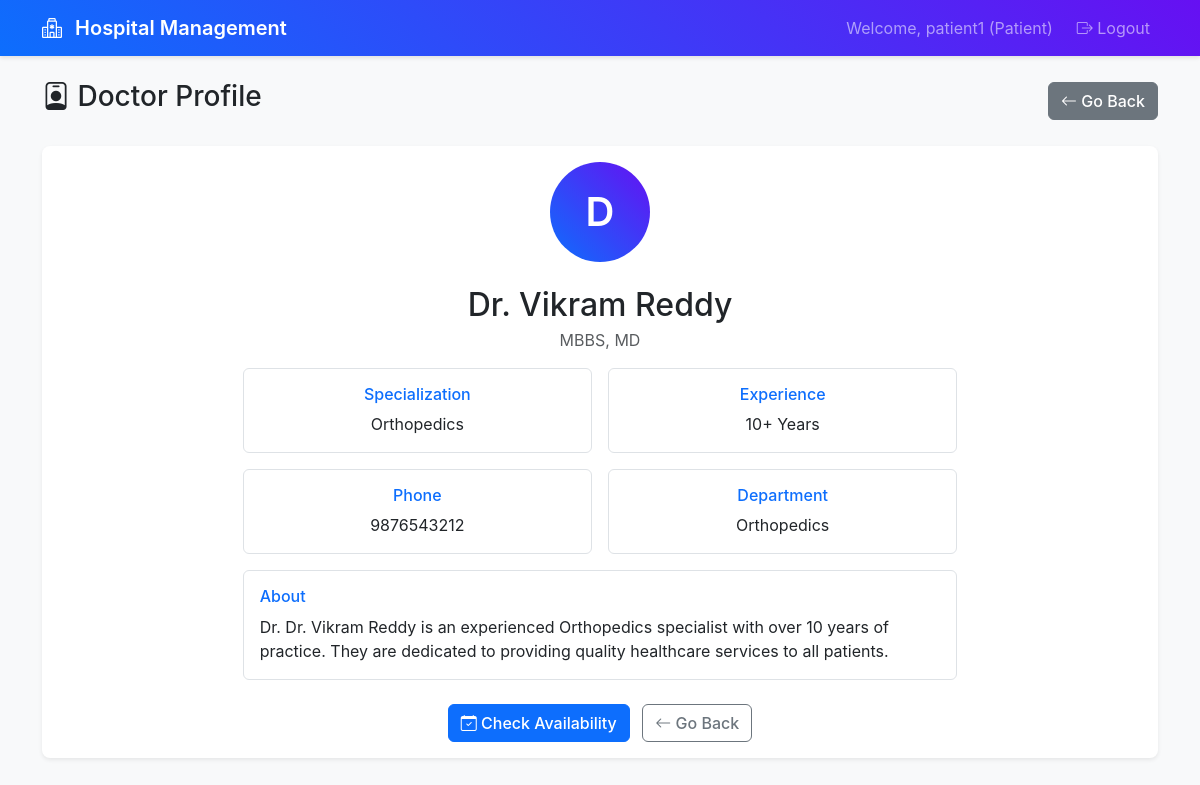
The app's page /patient/doctor/363/profile (signed in) with its own data.
### app.py (models this page shows)
class Doctor(db.Model):
    __tablename__ = 'doctors'
    id: Mapped[int] = mapped_column(primary_key=True)
    user_id: Mapped[int] = mapped_column(db.ForeignKey('users.id'), nullable=False)
    name: Mapped[str] = mapped_column(nullable=False)
    specialization: Mapped[str] = mapped_column(nullable=True)
    phone: Mapped[str] = mapped_column(nullable=True)
    availability_days: Mapped[str] = mapped_column(nullable=True)
    availability_hours: Mapped[str] = mapped_column(nullable=True)
    availability_slots: Mapped[str] = mapped_column(nullable=True)
    created_at: Mapped[datetime] = mapped_column(default=datetime.utcnow)
    user = db.relationship('User', back_populates='doctor')
    appointments = db.relationship('Appointment', back_populates='doctor')

### routes.py (the view)
@app.route('/patient/doctor/<int:doctor_id>/profile')
@login_required
@role_required(['patient'])
def doctor_profile_patient_view(doctor_id):
    patient = Patient.query.join(User).filter(User.id == session['user_id']).first()
    if not patient:
        flash('Patient profile not found', 'error')
        return redirect(url_for('logout'))
    doctor = Doctor.query.filter(Doctor.id == doctor_id).first()
    if not doctor:
        flash('Doctor not found', 'error')
        return redirect(url_for('patient_departments'))
    return render_template('doctor_profile_patient.html',
                         patient=patient,
                         doctor=doctor)

### routes.py (called while the page is built)
def login_required(f):
    @wraps(f)
    def decorated_function(*args, **kwargs):
        if 'user_id' not in session:
            return redirect(url_for('login'))
        return f(*args, **kwargs)
    return decorated_function

def role_required(roles):
    def decorator(f):
        @wraps(f)
        def decorated_function(*args, **kwargs):
            if 'user_role' not in session or session['user_role'] not in roles:
                flash('Access denied. Insufficient permissions.', 'error')
                return redirect(url_for('login'))
            return f(*args, **kwargs)
        return decorated_function
    return decorator

### templates/doctor_profile_patient.html (shortened to what this page needs)
{% extends "base.html" %}
{% block content %}
<div class="row">
    <div class="col-12">
        <div class="d-flex justify-content-between align-items-center mb-4">
            <h1 class="h3">
                <i class="bi bi-person-badge"></i> Doctor Profile
            </h1>
            <a href="javascript:history.back()" class="btn btn-secondary">
                <i class="bi bi-arrow-left"></i> Go Back
            </a>
        </div>
    </div>
</div>
<div class="row">
    <div class="col-12">
        <div class="card">
            <div class="card-body text-center">
                <div class="avatar bg-primary text-white rounded-circle d-flex align-items-center justify-content-center mx-auto mb-4" style="width: 100px; height: 100px; font-size: 2.5rem;">
                    {{ doctor.name[0] }}
                </div>
                <h2 class="mb-1">{{ doctor.name }}</h2>
                <p class="text-muted mb-3">MBBS, MD</p>
                <div class="row justify-content-center">
                    <div class="col-md-8">
                        <div class="row g-3">
                            <div class="col-md-6">
                                <div class="border rounded p-3 h-100">
                                    <h6 class="text-primary">Specialization</h6>
                                    <p class="mb-0">{{ doctor.specialization }}</p>
                                </div>
                            </div>
                            <div class="col-md-6">
                                <div class="border rounded p-3 h-100">
                                    <h6 class="text-primary">Experience</h6>
                                    <p class="mb-0">10+ Years</p>
                                </div>
                            </div>
                            <div class="col-md-6">
                                <div class="border rounded p-3 h-100">
                                    <h6 class="text-primary">Phone</h6>
                                    <p class="mb-0">{{ doctor.phone or 'Not available' }}</p>
                                </div>
                            </div>
                            <div class="col-md-6">
                                <div class="border rounded p-3 h-100">
                                    <h6 class="text-primary">Department</h6>
                                    <p class="mb-0">{{ doctor.specialization }}</p>
                                </div>
                            </div>
                        </div>
                        <div class="border rounded p-3 mt-3 text-start">
                            <h6 class="text-primary">About</h6>
                            <p class="mb-0">
                                Dr. {{ doctor.name }} is an experienced {{ doctor.specialization }} specialist with over 10 years of practice.
                                They are dedicated to providing quality healthcare services to all patients.
                            </p>
                        </div>
                    </div>
                </div>
                <div class="mt-4">
                    <a href="{{ url_for('doctor_availability_patient_view', doctor_id=doctor.id) }}" class="btn btn-primary">
                        <i class="bi bi-calendar-check"></i> Check Availability
                    </a>
                    <a href="javascript:history.back()" class="btn btn-outline-secondary ms-2">
                        <i class="bi bi-arrow-left"></i> Go Back
                    </a>
                </div>
            </div>
        </div>
    </div>
</div>
{% endblock %}

### static/style.css (style rules this page uses)
:root { --primary-color: #0d6efd; --success-color: #198754; --info-color: #0dcaf0; --warning-color: #ffc107; --danger-color: #dc3545; --light-color: #f8f9fa; --dark-color: #212529; }
body { background-color: #f8f9fa; font-family: -apple-system, BlinkMacSystemFont, 'Segoe UI', Roboto, sans-serif; }
.card { border: none; box-shadow: 0 0.125rem 0.25rem rgba(0, 0, 0, 0.075); border-radius: 0.5rem; transition: box-shadow 0.15s ease-in-out; }
.avatar { font-weight: 600; font-size: 1.2em; }
.btn { border-radius: 0.375rem; font-weight: 500; transition: all 0.15s ease-in-out; }
.btn-primary { background-color: var(--primary-color); border-color: var(--primary-color); }
.bg-primary { background: linear-gradient(45deg, #0d6efd, #6610f2) !important; }
.card, .alert { animation: fadeInUp 0.5s ease-out; }

### records on screen
Doctor: name "D", name "Dr. Vikram Reddy", specialization "Orthopedics", phone "9876543212"

### other values on screen
{{ session.username }} "patient1"
{{ session.user_role.title() }} "Patient"
